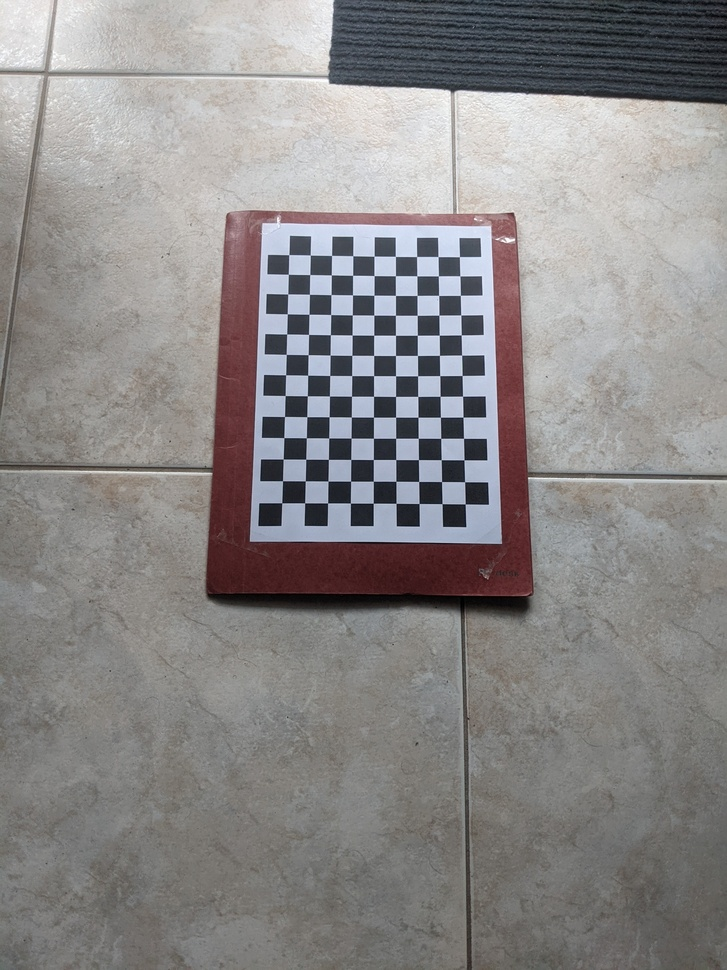
#> input picture 2/calibration&distorted_imgs/PXL_20231210_134857637.MP.jpg, 727 x 970 px, shrunk from 1944 x 2592 before the run; its folder holds only this picture in this run
$ python ERG2B_calibration.py   (older library calls are emulated)
#> lines starting #> are read from the running program, lines starting #| are printed output that depends on the picture; after the words box and inside, x2 and y2 are one past the last pixel; in counts of white or black regions, pixels touching at a corner belong together; long printed decimals are rounded
#!/usr/bin/env python
# -*- coding: utf-8 -*-

import numpy as np
import cv2
import glob
import time


## Set camera model
pinhole_calibration = True
fisheye_calibration = False

#base_folder = 'images_doorbell'
#base_folder = 'images_csi'
#base_folder = 'images_mobile_back_cam'
base_folder = '.'

file_entension = 'jpg'
#file_entension = 'png'

count = 0

# termination criteria
criteria = (cv2.TERM_CRITERIA_EPS + cv2.TERM_CRITERIA_MAX_ITER, 300, 0.001)

# For fisheye cameras
#calibration_flags = cv2.fisheye.CALIB_RECOMPUTE_EXTRINSIC+cv2.fisheye.CALIB_CHECK_COND+cv2.fisheye.CALIB_FIX_SKEW

# For doorbell fisheye cameras
calibration_flags = cv2.fisheye.CALIB_RECOMPUTE_EXTRINSIC+cv2.fisheye.CALIB_FIX_SKEW


# prepare object points, like (0,0,0), (1,0,0), (2,0,0) ....,(6,5,0)
square_size = 2
objp = np.zeros((9*13,3), np.float32)

objp[:,:2] = np.mgrid[0:13,0:9].T.reshape(-1,2)
objp *= square_size

# Arrays to store object points and image points from all the images.
objpoints = [] # 3d point in real world space
imgpoints = [] # 2d points in image plane.

images = glob.glob(base_folder+'/calibration&distorted_imgs/*.'+file_entension)

print ('Images are read (#:' + str(len(images)) + ')')


for fname in images:
    print (' Reading image =',count)
    img = cv2.imread(fname)
#> img is the input picture: shape (970, 727, 3); mean B, G, R 135.7, 135.9, 138.6

    gray = cv2.cvtColor(img,cv2.COLOR_BGR2GRAY)
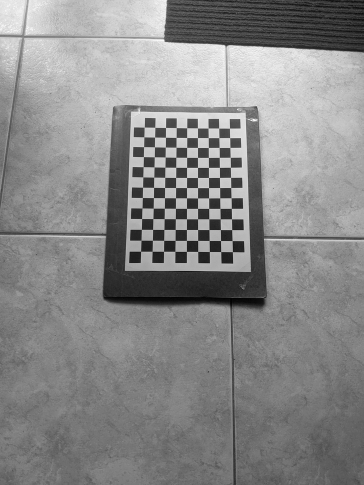
#> gray: shape (970, 727) (shown at 1/2 size); min 0, max 255, mean 136.7
    cv2.namedWindow('gray', cv2.WINDOW_NORMAL)
    cv2.imshow('gray',gray)
    cv2.waitKey(100)

    if pinhole_calibration:
        # Find the chess board corners
        ret, corners = cv2.findChessboardCorners(gray, (13,9),None)
#> ret = True; corners = 117 rows, first 8: [281.8, 502.8], [282.5, 480.8], [283.2, 459], [283.9, 437.6], [284.5, 416.5], [285.2, 395.5], [285.6, 374.8], [286.2, 354.4]
#        ret, corners = cv2.findChessboardCorners(gray, (13,9),cv2.CALIB_CB_ADAPTIVE_THRESH+cv2.CALIB_CB_NORMALIZE_IMAGE)

    if fisheye_calibration:
        # Find the chess board corners for fisheye lens
        ret, corners = cv2.findChessboardCorners(gray, (13,9),cv2.CALIB_CB_ADAPTIVE_THRESH+cv2.CALIB_CB_FAST_CHECK+cv2.CALIB_CB_NORMALIZE_IMAGE)

    # If found, add object points, image points (after refining them)
    if ret == True:
        objpoints.append(objp)

        corners2 = cv2.cornerSubPix(gray,corners,(11,11),(-1,-1),criteria)
#> corners2 = 117 rows, first 8: [281.7, 502.8], [282.5, 480.7], [283.2, 459], [283.8, 437.6], [284.5, 416.5], [285.2, 395.5], [285.6, 374.8], [286.3, 354.4]
        imgpoints.append(corners2)

        # Draw and display the corners
        img = cv2.drawChessboardCorners(img, (13,9), corners2,ret)
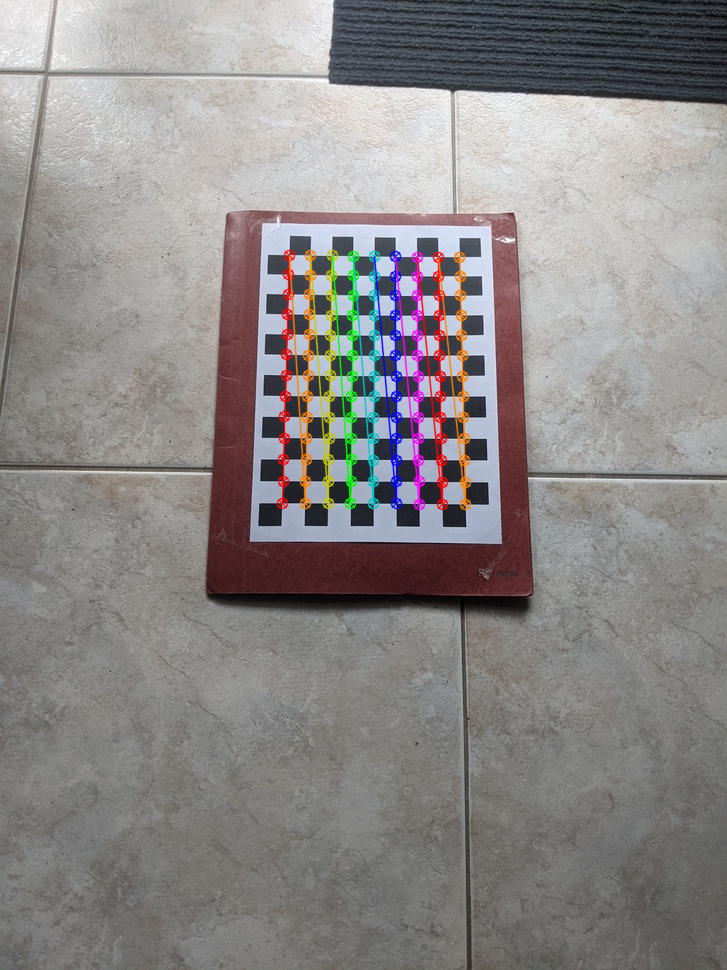
#> img: shape (970, 727, 3); 2.96% of pixels changed, all inside (x1, y1, x2, y2) = (276, 249, 472, 511)

        cv2.namedWindow('img', cv2.WINDOW_NORMAL)
        cv2.imshow('img',img)
        cv2.imwrite(base_folder+'/chess_images/Image'+str(count)+'.'+file_entension,img)
        count += 1
        cv2.waitKey(100)

if pinhole_calibration:
    # For calibrating normal camera
    ret, mtx, dist, rvecs, tvecs = cv2.calibrateCamera(objpoints, imgpoints, gray.shape[::-1],None,None)
#> ret = 0.173; mtx = [[369.5, 0, 363.7], [0, 365, 521.4], [0, 0, 1]]; dist = [[0.114, -0.0725, 0.00965, 0.00315, 0.0178]]; rvecs = ([-0.0997, -0.118, -1.56],); tvecs = ([-7.15, -1.66, 32.25],)

    print ('Pinhole Calibration results:')
    print ('mtx is:', mtx)
#| mtx is: [[369.494   0.         363.687]
#|  [  0.         364.970 521.363]
#|  [  0.           0.           1.        ]]
    print ('dist is:', dist)
#| dist is: [[ 0.1137 -0.07252  0.009651  0.003153  0.01784]]
    print ('rvecs is:', rvecs)
#| rvecs is: (array([[-0.09972],
#|        [-0.1181],
#|        [-1.564]]),)
    print ('tvecs is:', tvecs)
#| tvecs is: (array([[-7.151],
#|        [-1.656],
#|        [32.249 ]]),)


if fisheye_calibration:
    # For Calibrating fisheye camera
    N_OK = len(objpoints)
    K = np.zeros((3, 3))
    D = np.zeros((4, 1))
    rvecs = [np.zeros((1, 1, 3), dtype=np.float64) for i in range(N_OK)]
    tvecs = [np.zeros((1, 1, 3), dtype=np.float64) for i in range(N_OK)]

    # Need to reshape the objpoints from Nx3 to Nx1x3 shape
    objpoints2 = np.expand_dims(np.asarray(objpoints), -2)


    rms, mtx, dist, rvecs, tvecs = cv2.fisheye.calibrate(objpoints2,
                            imgpoints,
                            gray.shape[::-1],
                            K,
                            D,
                            rvecs,
                            tvecs,
                            calibration_flags,
                            (cv2.TERM_CRITERIA_EPS+cv2.TERM_CRITERIA_MAX_ITER,
                            300, 1e-6))

    print ('\n')
    print ('mtx is:', mtx)
    print ('\n')
    print ('inverse mtx is:', np.linalg.inv(mtx))
    print ('\n')
    print ('dist are:', dist)
    print ('\n')
    print ('rvecs is:', rvecs)
    print ('\n')
    print ('tvecs is:', tvecs)
    print ('\n')


images = glob.glob(base_folder+'/calibration&distorted_imgs/*.'+file_entension)

l = 0
for fname2 in images:
    print ('undistorting images')
    img2 = cv2.imread(fname2)
    h,  w = img2.shape[:2]

    if pinhole_calibration:
        # Undistort for a normal camera
        newcameramtx, roi =cv2.getOptimalNewCameraMatrix(mtx,dist,(w,h),1,(w,h))
#> newcameramtx = [[388.4, 0, 367], [0, 388.1, 534.7], [0, 0, 1]]; roi = (16, 20, 693, 939)
        dst = cv2.undistort(img2, mtx, dist, None, newcameramtx)
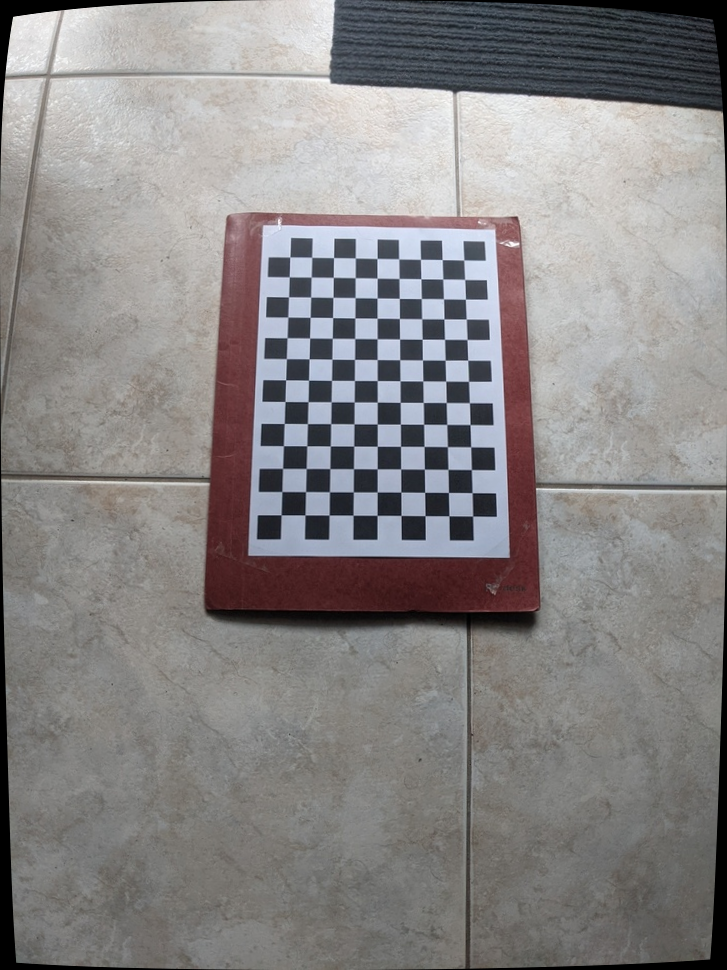
#> dst: shape (970, 727, 3); mean B, G, R 133.5, 133.5, 136.2
        cv2.namedWindow('undistorted', cv2.WINDOW_NORMAL)
        cv2.imshow('undistorted',dst)
        cv2.waitKey(100)
        time.sleep(2.0)

    if fisheye_calibration:
        # Undistort for a fisheye camera
        DIM = (int(w*1.1), int(h*1.1))
        DIM_new = DIM

        ### Use this K_new to keep more pixels from the original image
        K_new = cv2.fisheye.estimateNewCameraMatrixForUndistortRectify(K, D, DIM_new, np.eye(3), balance=1.0)

        ### ... or use the K_new as K to get a cropped image
#        K_new = K

        map1, map2 = cv2.fisheye.initUndistortRectifyMap(K, D, np.eye(3), K_new, DIM, cv2.CV_16SC2)
        dst = cv2.remap(img2, map1, map2, interpolation=cv2.INTER_LINEAR, borderMode=cv2.BORDER_CONSTANT)

        cv2.namedWindow('undistorted', cv2.WINDOW_NORMAL)
        cv2.imshow('undistorted',dst)
        cv2.waitKey(100)
        time.sleep(2.0)


    cv2.imwrite(base_folder+'/undistorted_images/undistorted_Image'+str(l)+'.'+file_entension,dst)
    l += 1


if pinhole_calibration:
    #### For normal camera calibration only
    mean_error = 0
    tot_error = 0.0
    for i in range(len(objpoints)):
        imgpoints2, _ = cv2.projectPoints(objpoints[i], rvecs[i], tvecs[i], mtx, dist)
        error = cv2.norm(imgpoints[i],imgpoints2, cv2.NORM_L2)/len(imgpoints2)
        tot_error += error
#> this loop made 1 pass
#> (error, tot_error) on pass 1: (0.016, 0.016)
#> after the loop, tot_error = 0.016
    print ('tot_error is:', tot_error, 'len(objpoints is:', len(objpoints))
#| tot_error is: 0.01601 len(objpoints is: 1
    print ("mean_error is: ", tot_error/len(objpoints))
#| mean_error is:  0.01601


cv2.destroyAllWindows()

$ run again, on 2/calibration&distorted_imgs/PXL_20231210_140944840.MP.jpg
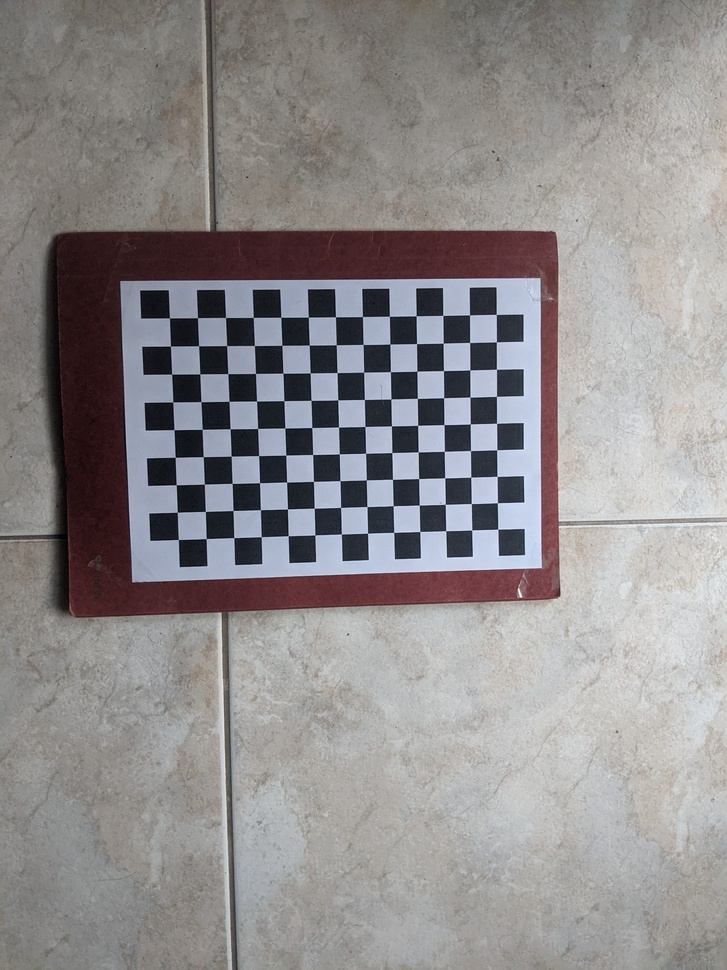
#> input picture 2/calibration&distorted_imgs/PXL_20231210_140944840.MP.jpg, 727 x 970 px, shrunk from 1944 x 2592 before the run
#> img is the input picture: shape (970, 727, 3); mean B, G, R 140.6, 139.9, 143.2
#> `ret, corners = cv2.findChessboardCorners(gray, (13,9),None)`: ret = True; corners = 117 rows, first 8: [497.6, 529.3], [471.6, 529.9], [445.7, 530.6], [419.7, 531.5], [393.6, 532.4], [367.6, 533.3], [341.4, 534], [314.7, 534.8]
#> corners2 = 117 rows, first 8: [497.7, 529.2], [471.8, 529.9], [445.7, 530.7], [419.8, 531.5], [393.8, 532.4], [367.6, 533.2], [341.4, 534], [314.8, 534.9]
#> `img = cv2.drawChessboardCorners(img, (13,9), corners2,ret)`:
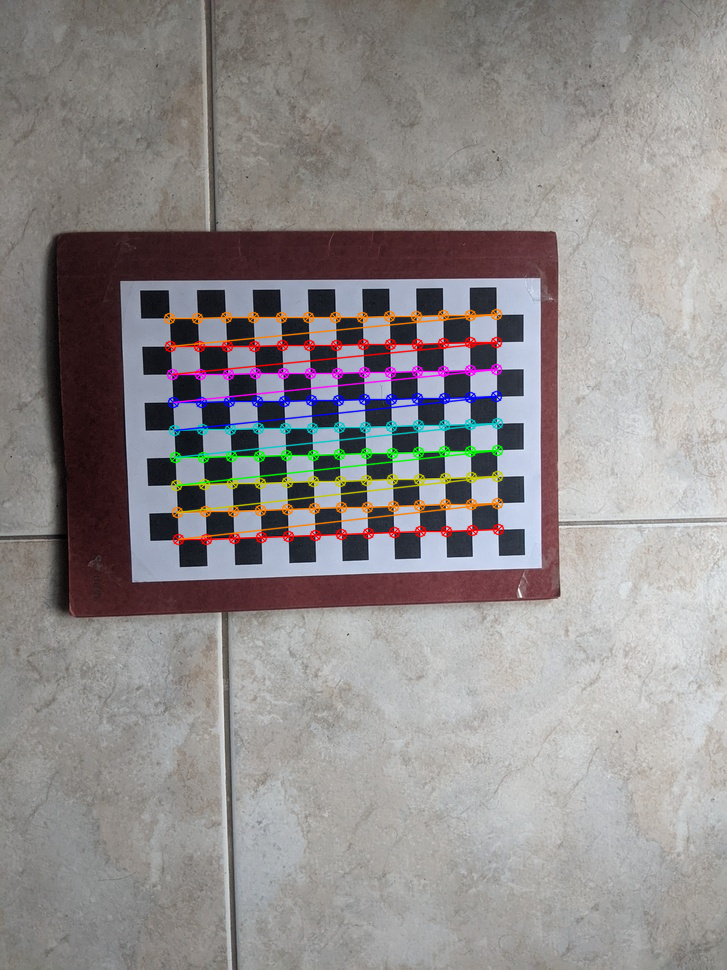
#> img: shape (970, 727, 3); 3.52% of pixels changed, all inside (x1, y1, x2, y2) = (163, 308, 505, 546)
#> `ret, mtx, dist, rvecs, tvecs = cv2.calibrateCamera(objpoints, imgpoint..`: ret = 0.103; mtx = [[1055.7, 0, 391.6], [0, 1063.3, 562.7], [0, 0, 1]]; dist = [[0.485, -0.132, 0.0297, 0.0145, -11.73]]; rvecs = ([-0.175, -0.122, 3.11],); tvecs = ([8.11, -2.57, 81.17],)
#| mtx is: [[1.05571895e+03 0.00000000e+00 3.91596616e+02]
#|  [0.00000000e+00 1.06327719e+03 5.62670628e+02]
#|  [0.00000000e+00 0.00000000e+00 1.00000000e+00]]
#| dist is: [[  0.4846  -0.132   0.02965   0.01448 -11.730]]
#| rvecs is: (array([[-0.1751],
#|        [-0.1221],
#|        [ 3.106]]),)
#| tvecs is: (array([[ 8.106],
#|        [-2.570 ],
#|        [81.173]]),)
#> newcameramtx = [[1000.6, 0, 378.7], [0, 1026.3, 543.1], [0, 0, 1]]; roi = (15, 0, 662, 910)
#> `dst = cv2.undistort(img2, mtx, dist, None, newcameramtx)`:
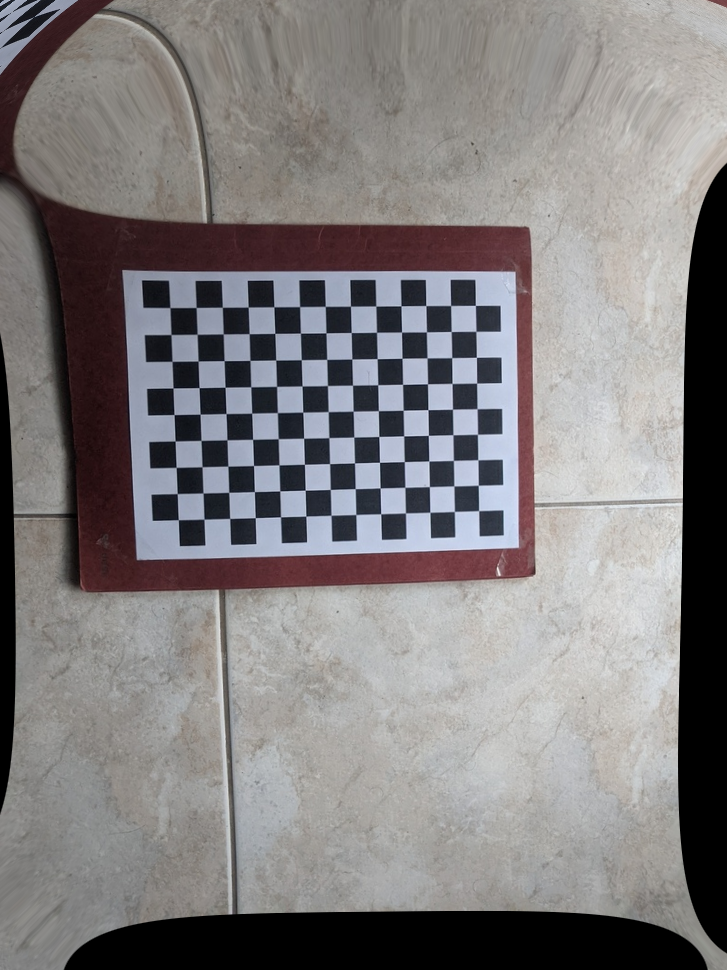
#> dst: shape (970, 727, 3); mean B, G, R 126.1, 125.5, 128.7
#> the loop `for i in range(len(objpoints)):` made 1 pass
#> (error, tot_error) on pass 1: (0.00953, 0.00953)
#> after the loop `for i in range(len(objpoints)):`: tot_error = 0.00953
#| tot_error is: 0.009532 len(objpoints is: 1
#| mean_error is:  0.009532

$ run again, on 2/calibration&distorted_imgs/PXL_20231210_134901030.MP.jpg
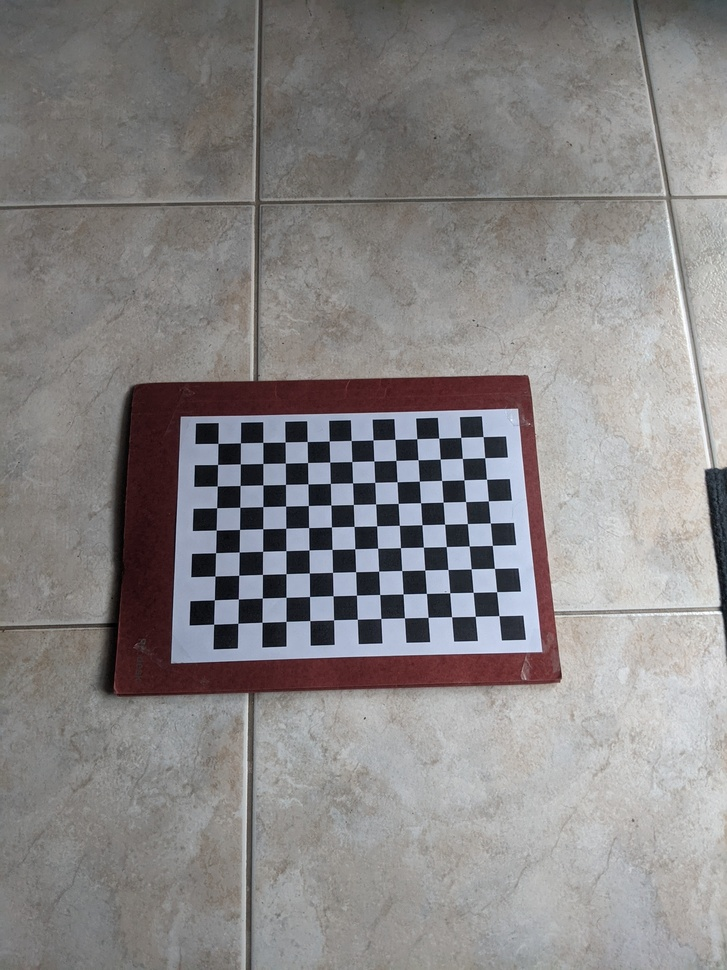
#> input picture 2/calibration&distorted_imgs/PXL_20231210_134901030.MP.jpg, 727 x 970 px, shrunk from 1944 x 2592 before the run
#> img is the input picture: shape (970, 727, 3); mean B, G, R 133.5, 133.4, 136.2
#> `ret, corners = cv2.findChessboardCorners(gray, (13,9),None)`: ret = True; corners = 117 rows, first 8: [218, 443.4], [240.5, 442.8], [262.8, 442.4], [285.1, 442], [307.2, 441.5], [329.2, 441.1], [351.1, 440.5], [373, 440]
#> corners2 = 117 rows, first 8: [217.9, 443.4], [240.4, 442.8], [262.8, 442.4], [285.1, 442], [307.2, 441.5], [329.2, 441], [351.2, 440.5], [373, 439.9]
#> `img = cv2.drawChessboardCorners(img, (13,9), corners2,ret)`:
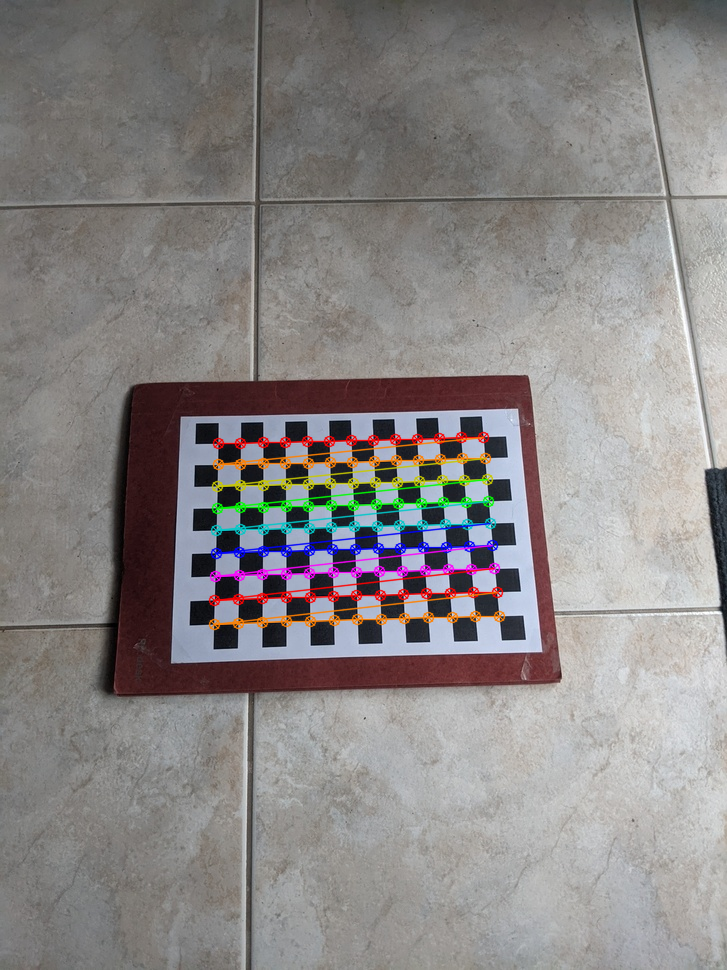
#> img: shape (970, 727, 3); 3.13% of pixels changed, all inside (x1, y1, x2, y2) = (208, 431, 506, 631)
#> `ret, mtx, dist, rvecs, tvecs = cv2.calibrateCamera(objpoints, imgpoint..`: ret = 0.113; mtx = [[982.3, 0, 322.8], [0, 1028.6, 488.2], [0, 0, 1]]; dist = [[0.553, -2.46, -0.0119, -0.0267, -6.85]]; rvecs = ([-0.402, 0.00222, -0.0234],); tvecs = ([-9.41, -3.87, 89.54],)
#| mtx is: [[9.82315125e+02 0.00000000e+00 3.22791741e+02]
#|  [0.00000000e+00 1.02855253e+03 4.88221614e+02]
#|  [0.00000000e+00 0.00000000e+00 1.00000000e+00]]
#| dist is: [[ 0.5526 -2.463 -0.01189 -0.02672 -6.852]]
#| rvecs is: (array([[-0.402],
#|        [ 0.002223],
#|        [-0.0234]]),)
#| tvecs is: (array([[-9.414 ],
#|        [-3.865],
#|        [89.545]]),)
#> newcameramtx = [[902.6, 0, 296.6], [0, 1028.6, 488.2], [0, 0, 1]]; roi = (14, 0, 653, 969)
#> `dst = cv2.undistort(img2, mtx, dist, None, newcameramtx)`:
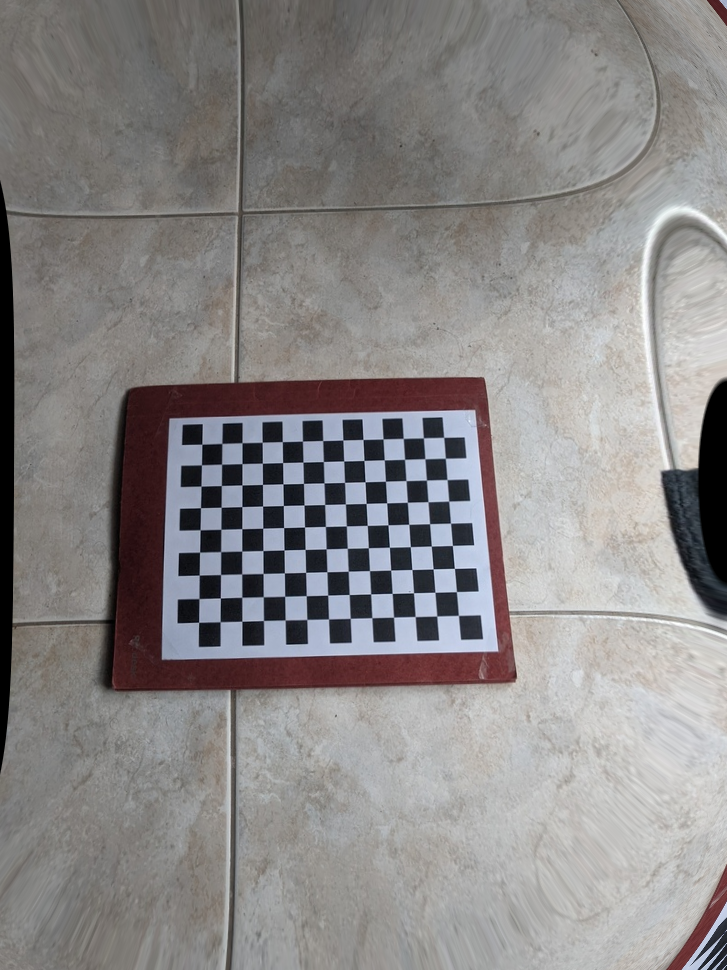
#> dst: shape (970, 727, 3); mean B, G, R 134.9, 135.1, 137.9
#> the loop `for i in range(len(objpoints)):` made 1 pass
#> (error, tot_error) on pass 1: (0.0104, 0.0104)
#> after the loop `for i in range(len(objpoints)):`: tot_error = 0.0104
#| tot_error is: 0.01043 len(objpoints is: 1
#| mean_error is:  0.01043
